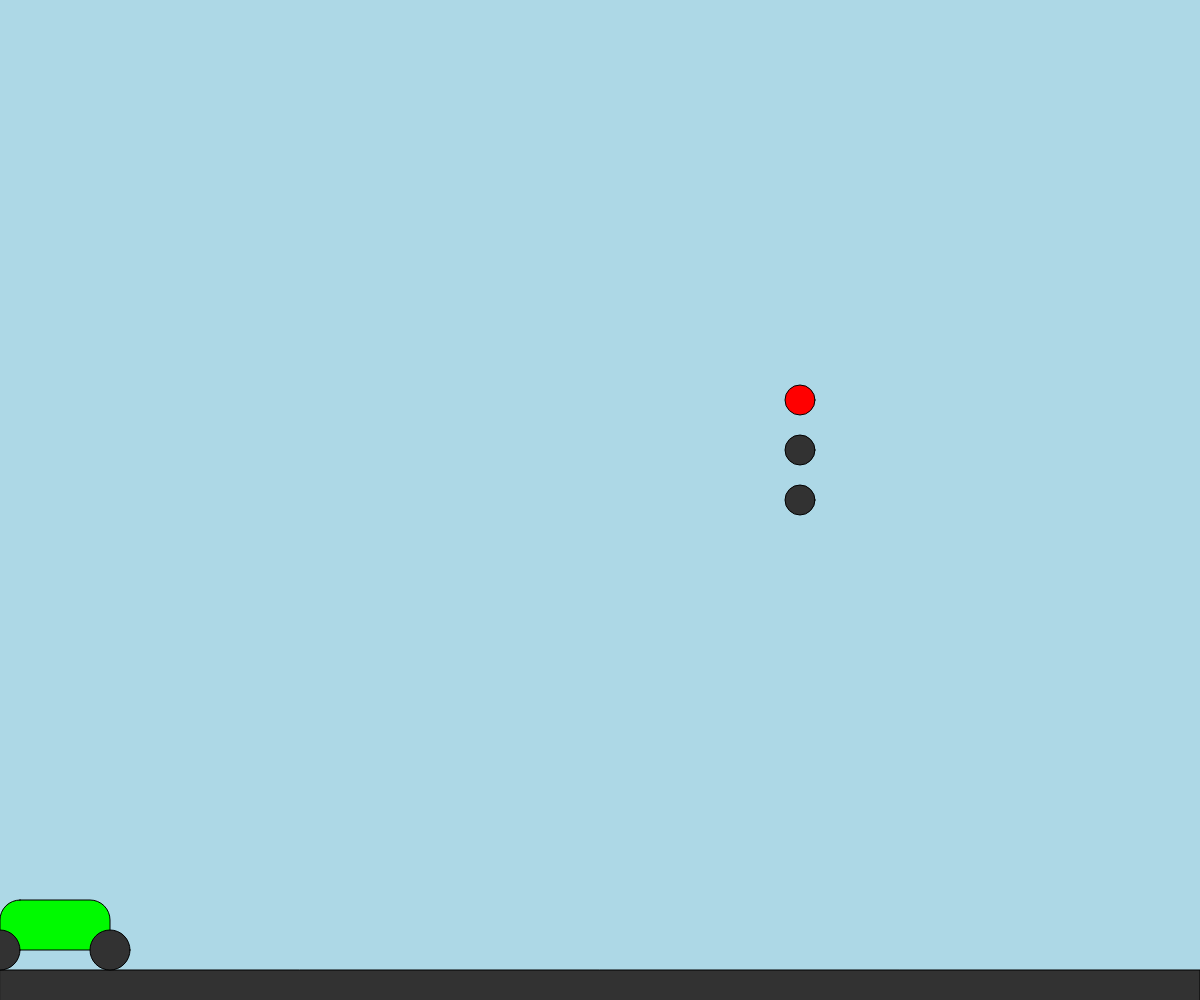
Frame 1 (no input)
Frame 60 (no input): identical to frame 1, image omitted
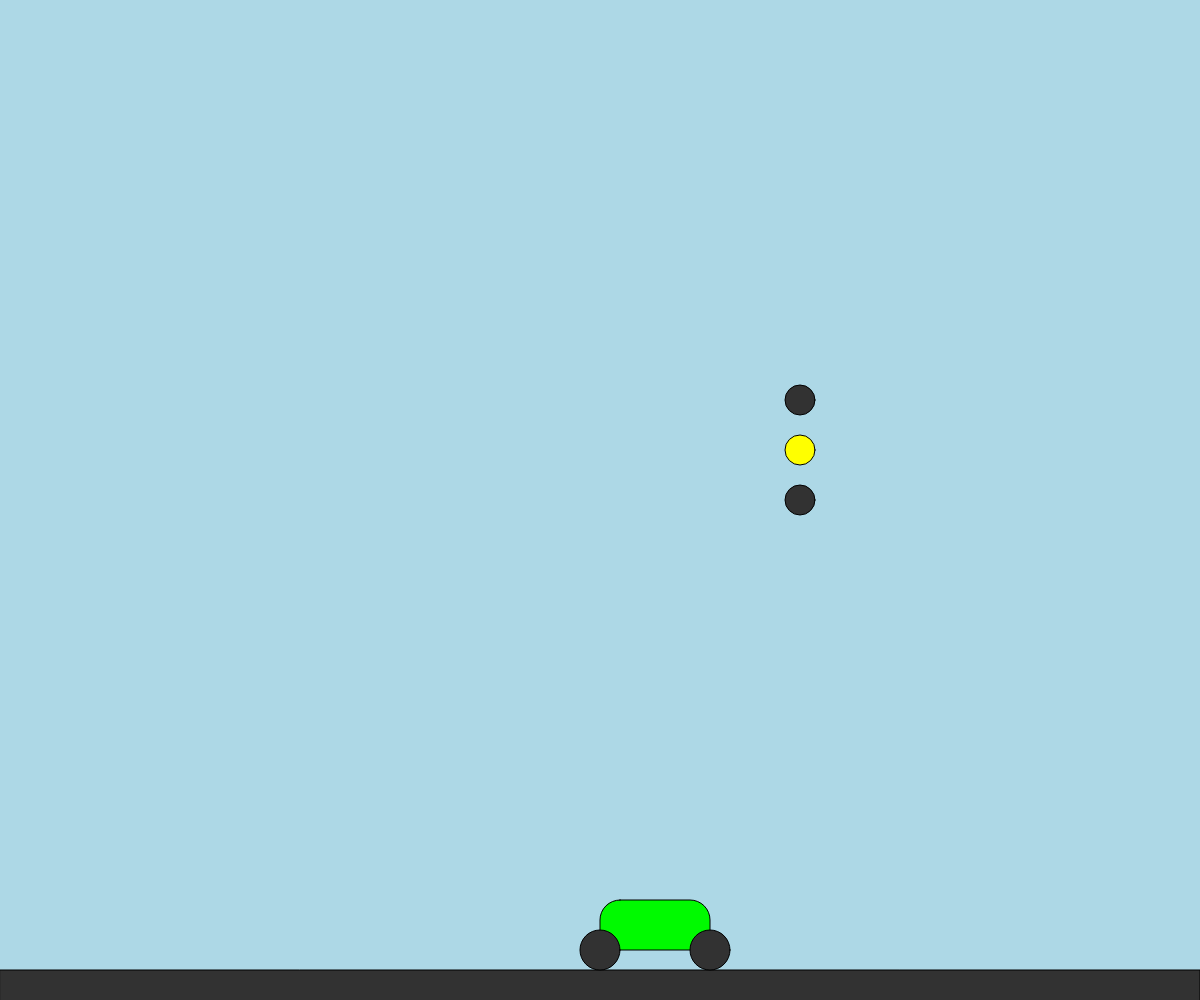
Frame 120 (the mouse pressed at the canvas centre since frame 60)

The p5.js sketch that drew these frames (run headless with seeded random() and noise() and a simulated clock; from frame 60 on, the mouse is pressed at the canvas centre):

// p5.js sketch
// ── sketch.js
let car;

function setup() {
    car = {
        g: 250
    };

    canvas = createCanvas(windowWidth, windowHeight);
    canvas.position(0, 0);
    textAlign(CENTER, CENTER);
  }

function windowResized() {
    resizeCanvas(windowWidth, windowHeight);
    canvas.position(0, 0);
    canvas.style('z-index', '1');
  }
  
  function draw() {
    background(	173, 216, 230);

    //ground
    fill(50)
    rect(0, windowHeight - 30, windowWidth, 50)


    //the car
    fill(0, car.g, 0);
	rect(mouseX, windowHeight - 100, 110, 50, 20);
	fill(50);
	ellipse(mouseX, windowHeight - 50, 40, 40);
	ellipse(mouseX + 110, windowHeight - 50, 40, 40);

    //traffic light box

    //traffic light
    if(mouseX < windowWidth/3){
        fill(255, 0, 0);
    } else {
        fill(50);
    }
    circle(windowWidth/2 + 200, windowHeight/2 - 100, 30);

    if(mouseX < 2*windowWidth/3 && mouseX > windowWidth/3){
        fill(255,255,0);
    } else {
        fill(50);
    }
    circle(windowWidth/2 + 200, windowHeight/2 - 50, 30);

    if(mouseX > 2*windowWidth/3){
        fill(0,255,0);
    } else {
        fill(50);
    }
    
    circle(windowWidth/2 + 200, windowHeight/2, 30);

    

    

    


    
  }
